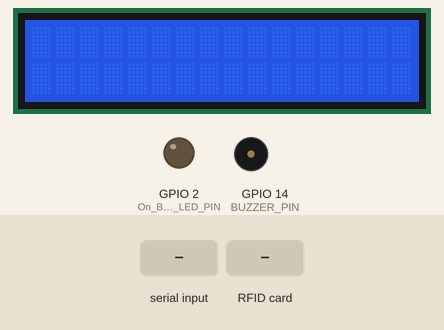
This sketch was run on a simulated ESP32. Parts: 16×2 character LCD, output pins drawn as LEDs (lit = HIGH), buzzer (waves = sounding, pin HIGH). The inputs (shaded band) are chosen by the test bench. WiFi joins after 1.5 s; servers stay silent unless stated; uploads are accepted with an empty reply; EEPROM starts erased; what the sketch prints to the serial monitor is not drawn.

Above: at 2.9 s.
3.0 s: "CR,1\n" received over Serial
At 3.3 s:
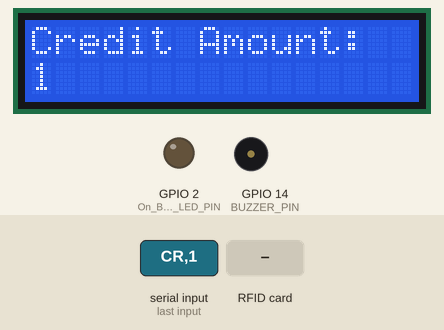
4.5 s: RFID card 12 34 56 78 held to the reader
At 6.9 s:
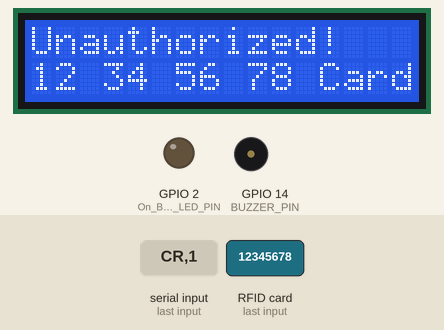
10.5 s: "DB,1\n" received over Serial
At 11.3 s:
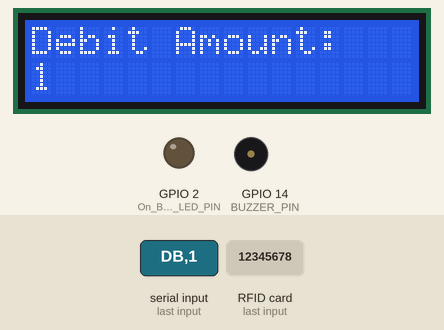
12.4 s: RFID card 3E 41 EF 57 held to the reader
At 14.8 s:
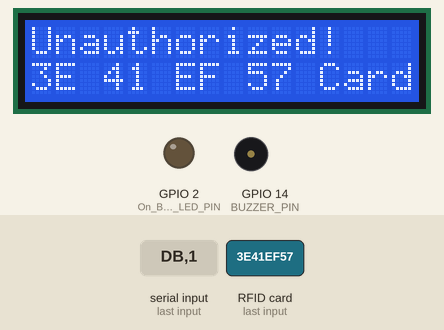
Timing chart, 0 to 19.8 s (numbered marks = the images above; inputs shaded):
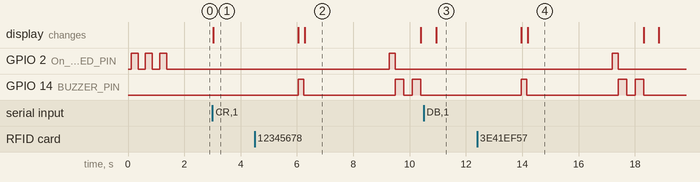

Measured:
- after the input at 3.0 s, the display: changes at once (image 1)
- after the input at 4.5 s, GPIO 2 (On_Board_LED_PIN): LOW → HIGH after 4.8 s, → LOW 0.21 s later; GPIO 14 (BUZZER_PIN): goes HIGH 0.20 s, LOW 3.3 s, HIGH 0.30 s, LOW 0.30 s, HIGH 0.30 s, then LOW, starting after 1.5 s; the display: first differs from a run without the input after 1.8 s (image 2)
- after the input at 10.5 s, the display: changes after 0.44 s (image 3)
- after the input at 12.4 s, GPIO 2 (On_Board_LED_PIN): LOW → HIGH after 4.8 s, → LOW 0.21 s later; GPIO 14 (BUZZER_PIN): goes HIGH 0.20 s, LOW 3.3 s, HIGH 0.30 s, LOW 0.30 s, HIGH 0.30 s, then LOW, starting after 1.6 s; the display: first differs from a run without the input after 1.8 s (image 4)
- what the display in image 2 shows lasts 4.1 s, from 6.3 s to 10.4 s

The sketch:

bank_with_web_page.ino
```cpp
#include <Wire.h>
#include <LiquidCrystal_I2C.h>
#include <SPI.h>
#include <MFRC522.h>
#include <EEPROM.h>
#include "WiFi.h"
#include <HTTPClient.h>

#define SS_PIN 5
#define RST_PIN 4
#define BUZZER_PIN 14
#define NUM_USERS 30

#define On_Board_LED_PIN  2

MFRC522 rfid(SS_PIN, RST_PIN);
LiquidCrystal_I2C lcd(0x27, 16, 2);

const char* ssid = "iot_board";  //--> Your wifi name
const char* password = "12345678"; //--> Your wifi password
int send_bal;
int team_num;
String inputString = "";


String Web_App_URL = "https://script.google.com/macros/s/AKfycbw-oQwqsn6CURQnir79S_Rc_Q6YC4TImsKHsdaxaR5txzjN8ESHLwwfzIDR47Nk7O85/exec";

String Switch_1_State = "on?";
String Switch_2_State = "off?";

String Status_Read_Sensor = "hello";
float Temp=69;
String Humd="99";

struct User {
    byte uid[4];
    float balance;
    int team_number;
};

void saveUsersToEEPROM(User users[]) {
    for (int i = 0; i < NUM_USERS; i++) {
        EEPROM.put(i * sizeof(User), users[i]);
    }
    EEPROM.commit();
}

void loadUsersFromEEPROM(User users[]) {
    for (int i = 0; i < NUM_USERS; i++) {
        EEPROM.get(i * sizeof(User), users[i]);
    }
}

struct User users[NUM_USERS] = {
    {{0x3E, 0x41, 0xEF, 0x57}, 26000.0,1},
    {{0x5E, 0xBC, 0x17, 0x58}, 26000.0,2},
    {{0x7E, 0x31, 0xC5, 0x56}, 26000.0,3},
    {{0x7E, 0xC5, 0xC9, 0x56}, 26000.0,4},
    {{0x6E, 0x8B, 0xDB, 0x56}, 26000.0,5},
    {{0x8E, 0xE3, 0xE3, 0x57}, 26000.0,6},
    // t1
    {{0x33, 0x7B, 0x4A, 0xFB}, 100000.0,7},
    {{0x53, 0xF4, 0x4C, 0xFB}, 100000.0,8},
    {{0xA, 0xEE, 0x84, 0xE2}, 100000.0,9},
    {{0x33, 0xA1, 0x40, 0xFB}, 100000.0,10},
    {{0xB3, 0x93, 0x4B, 0xFB}, 100000.0,11},
    {{0xCE, 0x29, 0x21, 0x58}, 100000.0,12},
    //t2
    {{0x9E, 0xC7, 0xF1, 0x56}, 100000.0,13},
    {{0x33, 0xAA, 0x46, 0xFB}, 100000.0,14},
    {{0x93, 0x92, 0x45, 0xFB}, 100000.0,15},
    {{0x73, 0xE3, 0x3F, 0xFB}, 100000.0,16},
    {{0x4E, 0xA3, 0xE8, 0x56}, 100000.0,17},
    {{0x3E, 0x7E, 0xF3, 0x57}, 100000.0,18},
    //t3
    {{0x7A, 0xC3, 0x84, 0xE2}, 180000.0,19},
    {{0x23, 0x49, 0x4C, 0xFB}, 180000.0,20},
    {{0xFE, 0x52, 0xED, 0x57}, 180000.0,21},
    {{0x2E, 0xB0, 0xEA, 0x57}, 180000.0,22},
    {{0xAE, 0x24, 0xD8, 0x57}, 180000.0,23},
    {{0x7E, 0xBB, 0xD6, 0x57}, 180000.0,24},
    //t4
    {{0xBE, 0xBA, 0x19, 0x58}, 100000.0,25},
    {{0x93, 0xF7, 0x4C, 0xFB}, 100000.0,26},
    {{0x73, 0xCA, 0x52, 0xFB}, 100000.0,27},
    {{0x23, 0x38, 0x55, 0xFB}, 100000.0,28},
    {{0x2E, 0x3, 0xEB, 0x56}, 100000.0,29},
    {{0x2E, 0xE8, 0xF7, 0x57}, 100000.0,30},
    //t5
};

void setup() {

  // void setup() {
    Serial.begin(115200);
    SPI.begin();
    rfid.PCD_Init();
    lcd.init();
    lcd.backlight();
    pinMode(BUZZER_PIN, OUTPUT);
    pinMode(On_Board_LED_PIN, OUTPUT);

  Serial.println();
  Serial.println("-------------");
  Serial.println("WIFI mode : STA");
  WiFi.mode(WIFI_STA);
  Serial.println("-------------");

  Serial.println();
  Serial.println("------------");
  Serial.print("Connecting to ");
  Serial.println(ssid);
  WiFi.begin(ssid, password);


  int connecting_process_timed_out = 20; //--> 20 = 20 seconds.
  connecting_process_timed_out = connecting_process_timed_out * 2;
  while (WiFi.status() != WL_CONNECTED) {
    Serial.print(".");
    digitalWrite(On_Board_LED_PIN, HIGH);
    delay(250);
    digitalWrite(On_Board_LED_PIN, LOW);
    delay(250);
    if (connecting_process_timed_out > 0) connecting_process_timed_out--;
    if (connecting_process_timed_out == 0) {
      delay(1000);
      ESP.restart();
    }
  }

  digitalWrite(On_Board_LED_PIN, LOW);

  Serial.println();
  Serial.println("WiFi connected");
  Serial.println("------------");
  //::::::::::::::::::
  //----------------------------------------
  delay(100);

    EEPROM.begin(NUM_USERS * sizeof(User));

    // Uncomment this to reset EEPROM and store initial values
    //saveUsersToEEPROM(users);

    loadUsersFromEEPROM(users);
}


void loop()
{
  int transactionAmount = 0;
  int option = 0;
  int mode=0;
  bool isCredit = false;
  while (Serial.available())
  {
    inputString = Serial.readStringUntil('\n');  // Read inputString until newline
    int commaIndex = inputString.indexOf(',');  // Find comma position

    if (commaIndex == -1)
    {
      Serial.println("Invalid Input! Format: CR,amount or DB,amount");
      return;
    }

    String transactionType = inputString.substring(0, commaIndex);  // Extract transaction type
    float amount = inputString.substring(commaIndex + 1).toFloat();  // Extract amount and convert to float

    if (transactionType == "CR")
    {
      option=2;
      //isCredit=2;
      transactionAmount=amount;
    }
    else if (transactionType == "DB")
    {
      option=1;
      //isCredit=1;
      transactionAmount= amount;
    }
    else if (transactionType=="Bal")
    {
      option=3;
    }
    else
    {
      Serial.println("Invalid Transaction Type! Use CR or DB.");
      return;
    }


    if(isCredit = (option == 1))
    {
      lcd.clear();
      lcd.print("Debit Amount: ");
      lcd.setCursor(0, 1);
      lcd.print(transactionAmount);
    }
    if(isCredit = (option == 2))
    {
      lcd.clear();
      lcd.print("Credit Amount: ");
      lcd.setCursor(0, 1);
      lcd.print(transactionAmount);
    }


    delay(3000);

    lcd.clear();
    lcd.print("Scan Your Card");
    Serial.println("Place an RFID tag near the reader...");

    while (!rfid.PICC_IsNewCardPresent() || !rfid.PICC_ReadCardSerial()) {}

    byte scannedUID[4];
    for (byte i = 0; i < 4; i++) {
        scannedUID[i] = rfid.uid.uidByte[i];
    }

    digitalWrite(BUZZER_PIN, HIGH);
    delay(200);
    digitalWrite(BUZZER_PIN, LOW);
    int userIndex = -1;
    for (int i = 0; i < NUM_USERS; i++) {
        if (memcmp(scannedUID, users[i].uid, 4) == 0) {
            userIndex = i;
            break;
        }
    }

    if (userIndex != -1) {
        if (option == 3) {
            lcd.clear();
            lcd.print("Team Number : ");
            lcd.print(users[userIndex].team_number);
            team_num=users[userIndex].team_number;
            delay(3000);
            lcd.clear();
            lcd.setCursor(0, 0);
            lcd.print("Balance: Rs.");
            lcd.setCursor(0, 1);
            lcd.print(users[userIndex].balance);
            Serial.print("Current Balance: Rs.");
            Serial.println(users[userIndex].balance);
            send_bal=users[userIndex].balance;
            Serial.println(send_bal);
            delay(3000);
        } else {
            float previousBalance = users[userIndex].balance;

            if (isCredit) {
                users[userIndex].balance += transactionAmount;
            } else {
                if (users[userIndex].balance >= transactionAmount) {
                    users[userIndex].balance -= transactionAmount;
                } else {
                    lcd.clear();
                    lcd.print("Team Number : ");
                    lcd.print(users[userIndex].team_number);
                    delay(3000);
                    lcd.clear();
                    lcd.print("Insufficient");
                    lcd.setCursor(0,1);
                    lcd.print("           Funds");
                    Serial.println("Transaction Failed: Insufficient Balance!");
                    delay(3000);
                    return;
                }
            }

            EEPROM.put(userIndex * sizeof(User), users[userIndex]);
            EEPROM.commit();
            lcd.clear();
            lcd.print("Team Number : ");
            lcd.print(users[userIndex].team_number);
            team_num=users[userIndex].team_number;
            delay(3000);
            lcd.clear();
            lcd.setCursor(0, 0);
            lcd.print("Prev: Rs.");
            lcd.print(previousBalance);
            lcd.setCursor(0, 1);
            lcd.print("New: Rs.");
            lcd.print(users[userIndex].balance);

            Serial.print("Previous Balance: Rs.");
            Serial.println(previousBalance);
            Serial.print("New Balance: Rs.");
            Serial.println(users[userIndex].balance);
            send_bal=users[userIndex].balance;
            Serial.println(send_bal);
            delay(2000);
        }
    } else {
        Serial.print("Unauthorized Card! UID: ");
        lcd.clear();
        lcd.setCursor(0, 0);
        lcd.print("Unauthorized!");
        lcd.setCursor(0,1);
        lcd.print("            Card");

        lcd.setCursor(0, 1);
        for (byte i = 0; i < 4; i++) {
            Serial.print(scannedUID[i], HEX);
            Serial.print(" ");
            lcd.print(scannedUID[i], HEX);
            lcd.print(" ");
        }
        Serial.println();

        delay(3000);

    }

    rfid.PICC_HaltA();
    rfid.PCD_StopCrypto1();
    if (WiFi.status() == WL_CONNECTED) {
      digitalWrite(On_Board_LED_PIN, HIGH);

      // Create a URL for sending or writing inputString to Google Sheets.
      String Send_inputString_URL = Web_App_URL + "?sts=write";
      Send_inputString_URL += "&srs=" + String(send_bal);
      Send_inputString_URL += "&temp=" + String(team_num);

      Serial.println();
      Serial.println("-------------");
      Serial.println("Send inputString to Google Spreadsheet...");
      Serial.print("URL : ");
      Serial.println(Send_inputString_URL);

      //::::::::::::::::::The process of sending or writing inputString to Google Sheets.
        // Initialize HTTPClient as "http".
        HTTPClient http;

        // HTTP GET Request.
        http.begin(Send_inputString_URL.c_str());
        http.setFollowRedirects(HTTPC_STRICT_FOLLOW_REDIRECTS);

        // Gets the HTTP status code.
        int httpCode = http.GET();
        Serial.print("HTTP Status Code : ");
        Serial.println(httpCode);

        // Getting response from google sheets.
        String payload;
        if (httpCode > 0) {
          payload = http.getString();
          Serial.println("Payload : " + payload);
        }

        http.end();
      //::::::::::::::::::

      digitalWrite(On_Board_LED_PIN, LOW);
      digitalWrite(BUZZER_PIN,HIGH);
      delay(300);
      digitalWrite(BUZZER_PIN, LOW);
      delay(300);
      digitalWrite(BUZZER_PIN,HIGH);
      delay(300);
      digitalWrite(BUZZER_PIN, LOW);
      Serial.println("-------------");
    //----------------------------------------
  }
  lcd.clear();
  delay(500);
  lcd.print("Bank of Aspera");
  lcd.setCursor(0,1);
  lcd.print("enter command");
}

}
```
